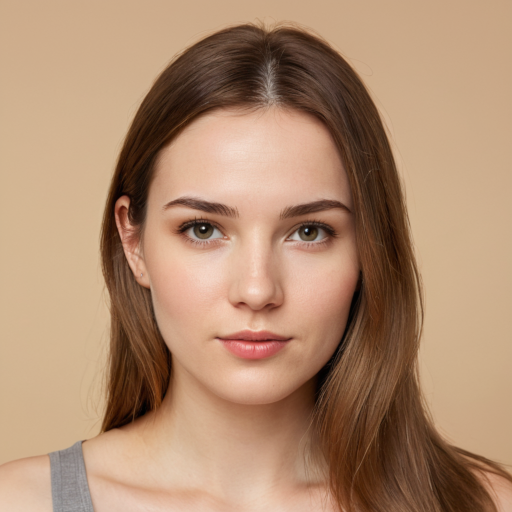
#> input picture pyaesthetics/data/face1.png, 512 x 512 px
$ python saturation.py
#> lines starting #> are read from the running program, lines starting #| are printed output that depends on the picture; long printed decimals are rounded
#!/usr/bin/env python3
# -*- coding: utf-8 -*-
"""
This module contains a function to evaluate the saturation of an image.

Created on Wed Apr 10 11:49:45 2018
Last edited on Fri Aug 2 11:46:24 2024

@author: Giulio Gabrieli (gack94@gmail.com)
"""

###############################################################################
#                                                                             #
#                                   Libraries                                 #
#                                                                             #
###############################################################################

import os # to handle filesystem files
import cv2 # for image manipulation
import numpy as np # numerical computation
import pandas as pd # (not used in this script, but imported)

###############################################################################
#                                                                             #
#                              Saturation                                     #
#                                                                             #
###############################################################################

""" This section handles the computation of the saturation of an image. """

def saturation(img):
    """
    This function evaluates the saturation of an image.

    The image is first converted to the HSV color space, then the mean saturation value is computed.

    :param img: Image to analyze, in RGB format.
    :type img: numpy.ndarray
    :return: Mean saturation value of the image.
    :rtype: float
    """

    img_hsv = cv2.cvtColor(img, cv2.COLOR_BGR2HSV) / 255  # Convert image to HSV color space and normalize to [0, 1]
    saturation = img_hsv[:, :, 1].mean()  # Compute the mean of the Saturation channel

    return saturation  # Return the mean saturation value

###############################################################################
#                                                                             #
#                                  DEBUG                                      #
#                                                                             #
###############################################################################

""" For debug purposes: reads sample images and computes their saturation values. """

if __name__ == '__main__':

    basepath = os.path.dirname(os.path.realpath(__file__))

    # Path to a sample image for debugging   # Set the data path to use sample images
    data_folder = basepath + "/data/"

    # Path to a sample image
    sample_img = data_folder + "face1.png"

    img = cv2.imread(sample_img)  # Read the image
#> img is the input picture: shape (512, 512, 3); mean B, G, R 111.9, 139.1, 174.6
    print(sample_img, saturation(img))  # Print the image path and its saturation value
#> in saturation, `img_hsv = cv2.cvtColor(img, cv2.COLOR_BGR2HSV) / 255`:
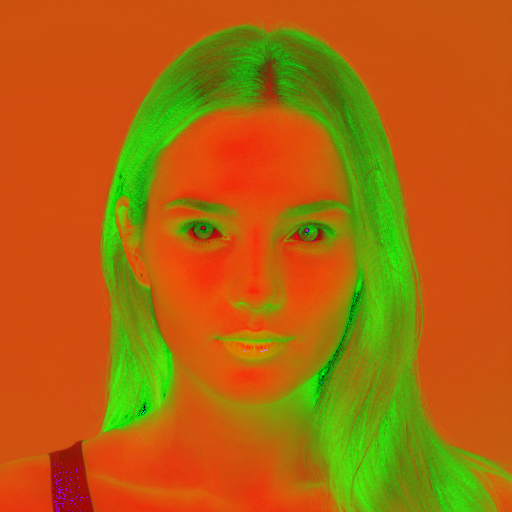
#> img_hsv: shape (512, 512, 3) float64; mean B, G, R 0.0514, 0.404, 0.685
#> in saturation, `saturation = img_hsv[:, :, 1].mean()`: saturation = 0.404
#| pyaesthetics/data/face1.png 0.4042
